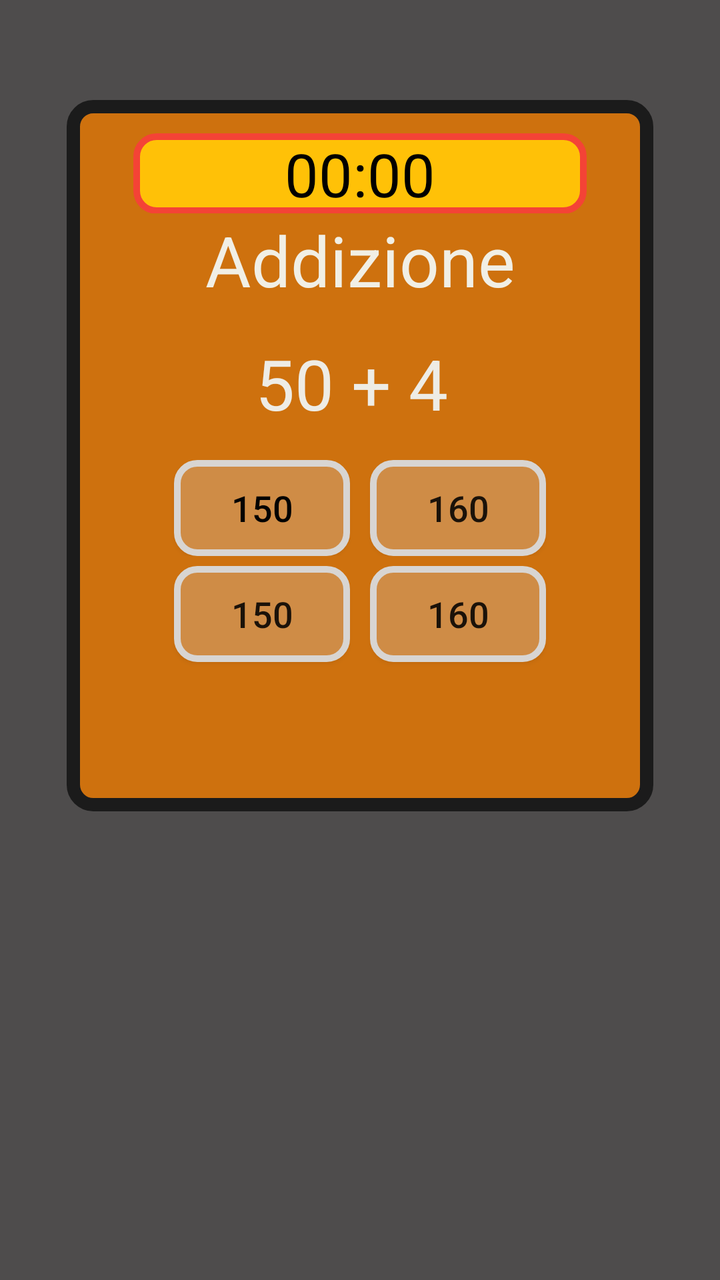
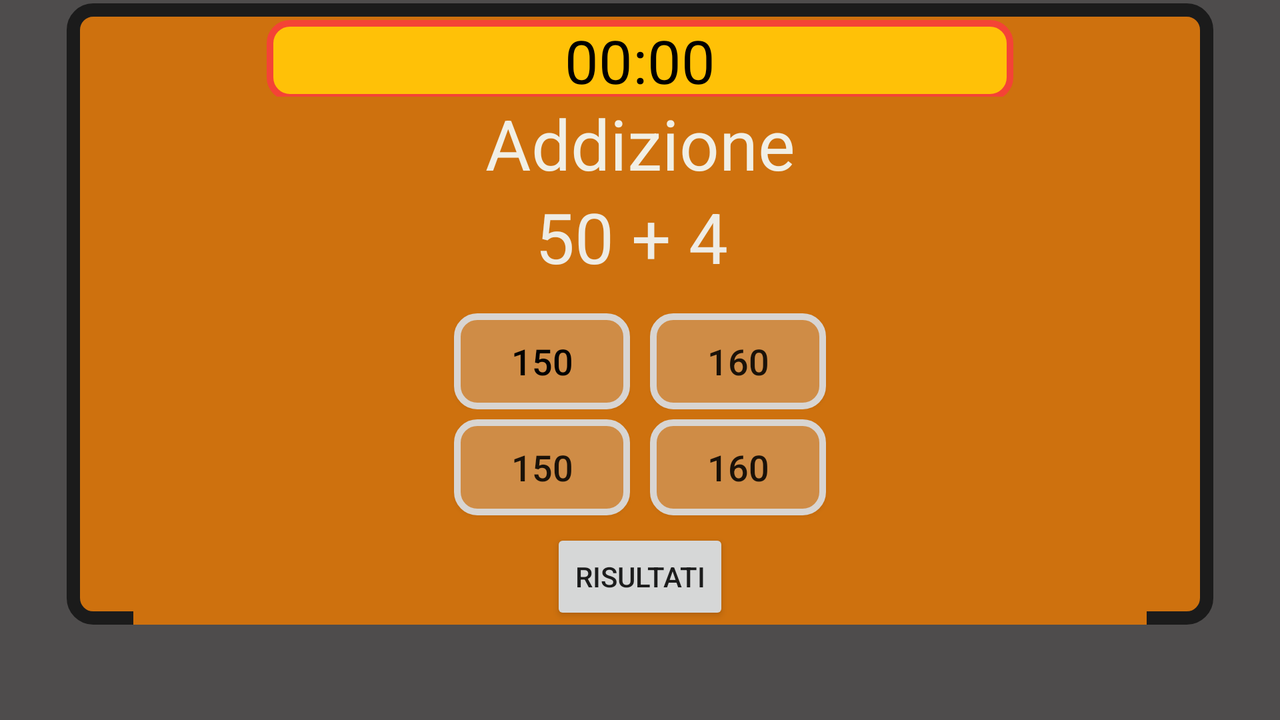

Two renders of one Android screen. The first uses the default layout on a phone; the second uses the alternative layout the repository ships for a different screen configuration, on a matching device. The two XML files are below.
<!-- AndroidManifest.xml: application theme AppTheme -->
<!-- res/layout/activity_addizione.xml -->
<?xml version="1.0" encoding="utf-8"?>
<RelativeLayout
    xmlns:android="http://schemas.android.com/apk/res/android"
    android:layout_height="match_parent"
    android:layout_width="match_parent"
    android:background="#4E4C4C"
    >

    
    <RelativeLayout
        android:layout_marginTop="150px"
        android:layout_width="wrap_content"
        android:layout_height="wrap_content"
        android:background="@drawable/quesiti"
        android:layout_marginLeft="@dimen/left_right"
        android:layout_marginRight="@dimen/left_right"
        >



    
    <LinearLayout
        android:background="@drawable/count_down"
        android:id="@+id/timezone"
        android:layout_marginLeft="@dimen/left_right_inter"
        android:layout_marginRight="@dimen/left_right_inter"
        android:layout_width="match_parent"
        android:layout_height="wrap_content"
        android:layout_marginTop="50px"
        android:orientation="horizontal"
        >

        <TextView
            android:gravity="center"
            android:id="@+id/timeText"
            android:layout_width="match_parent"
            android:layout_height="wrap_content"
            android:text="00:00"
            android:textColor="@android:color/black"
            android:textSize="30sp" />




    </LinearLayout>

    
    <LinearLayout
        android:layout_marginTop="170px"
        android:layout_marginLeft="@dimen/left_right_inter"
        android:layout_marginRight="@dimen/left_right_inter"
        android:id="@+id/llcategoriaDomanda"
        android:layout_width="match_parent"
        android:layout_height="wrap_content"
        android:background="#CE710E"
        android:orientation="horizontal"
        >
        <TextView
            android:id="@+id/categoriaDomanda"
            android:textAlignment="center"
            android:layout_width="match_parent"
            android:layout_height="wrap_content"
            android:text="Addizione"
            android:textColor="#F1EFE5"
            android:textSize="35dp">

        </TextView>
    </LinearLayout>

    
    <LinearLayout
        android:layout_below="@+id/llcategoriaDomanda"
        android:id="@+id/corpoDomanda"
        android:layout_width="match_parent"
        android:layout_height="wrap_content"
        android:layout_marginLeft="@dimen/left_right_inter"
        android:layout_marginRight="@dimen/left_right_inter"
        android:background="#CE710E"
        android:orientation="horizontal"
        >
        <TextView
            android:layout_marginTop="15dp"
            android:layout_marginBottom="15dp"
            android:id="@+id/corpoDomandaTesto"
            android:textAlignment="center"
            android:layout_width="match_parent"
            android:layout_height="wrap_content"
            android:text="50 + 4 "
            android:textColor="#EEECE5"
            android:textSize="35dp">

        </TextView>

    </LinearLayout>





    
    <LinearLayout
        android:layout_width="match_parent"
        android:layout_height="wrap_content"
        android:layout_below="@+id/corpoDomanda"
        android:layout_marginLeft="@dimen/left_right_inter"
        android:layout_marginRight="@dimen/left_right_inter"
        android:background="#CE710E"
        android:orientation="horizontal"
        android:id="@+id/corpoRisposta1"
        android:gravity="center"

        >

        <Button
            android:id="@+id/A"
            android:layout_width="wrap_content"
            android:layout_height="wrap_content"
            android:textSize="54px"
            android:text="150"
            android:background="@drawable/botton"
            android:textColor="#020202"
            android:onClick="onClickRisposta"
            android:layout_marginRight="15px"
            >

        </Button>

        <Button
            android:layout_marginLeft="15px"
            android:background="@drawable/botton"
            android:id="@+id/B"
            android:layout_width="wrap_content"
            android:layout_height="wrap_content"
            android:textSize="54px"
            android:text="160"
            android:onClick="onClickRisposta"
            >

        </Button>

    </LinearLayout>

    <LinearLayout
        android:layout_width="match_parent"
        android:layout_height="wrap_content"
        android:layout_marginLeft="@dimen/left_right_inter"
        android:layout_marginRight="@dimen/left_right_inter"
        android:layout_below="@+id/corpoRisposta1"
        android:id="@+id/corpoRisposta2"
        android:background="#CE710E"
        android:orientation="horizontal"
        android:gravity="center"
        android:paddingBottom="20px"
        >

        <Button
            android:id="@+id/C"
            android:background="@drawable/botton"
            android:layout_marginRight="15px"
            android:layout_marginTop="15px"
            android:layout_marginBottom="15px"
            android:layout_width="wrap_content"
            android:layout_height="wrap_content"
            android:textSize="54px"
            android:text="150"
            android:onClick="onClickRisposta"
            >

        </Button>
        
        <Button
            android:id="@+id/D"
            android:layout_marginLeft="15px"
            android:layout_marginTop="15px"
            android:layout_marginBottom="15px"
            android:background="@drawable/botton"
            android:layout_width="wrap_content"
            android:layout_height="wrap_content"
            android:textSize="54px"
            android:text="160"
            android:onClick="onClickRisposta"
            >

        </Button>

    </LinearLayout>




        


        <LinearLayout
            android:id="@+id/llbottoneRisultati"
            android:layout_width="match_parent"
            android:layout_height="wrap_content"
            android:layout_marginLeft="@dimen/left_right_inter"
            android:layout_marginRight="@dimen/left_right_inter"
            android:layout_below="@+id/corpoRisposta2"
            android:background="#CE710E"
            android:gravity="center"
            android:visibility="invisible"
            android:layout_marginBottom="45px"
            >

            <Button
                android:id="@+id/bottoneRisultati"
                android:layout_width="wrap_content"
                android:layout_height="wrap_content"
                android:onClick="onClickRisultati"
                android:background="@drawable/categoria"
                android:text="Risultati"
                android:visibility="invisible">

            </Button>

        </LinearLayout>

    </RelativeLayout>
</RelativeLayout>
<!-- resources referenced by this layout -->
<resources>
  <dimen name="left_right">100px</dimen>
  <dimen name="left_right_inter">100px</dimen>
  <!-- drawable botton (drawable) -->
  <?xml version="1.0" encoding="utf-8"?>
  <selector xmlns:android="http://schemas.android.com/apk/res/android">
      <item>
          <shape xmlns:android="http://schemas.android.com/apk/res/android" android:shape="rectangle">
              <solid android:color="#CF8C46" />
              <stroke android:width="10px" android:color="#D8D5D2" />
              <corners
                  android:bottomLeftRadius="10dp"
                  android:bottomRightRadius="10dp"
                  android:topLeftRadius="10dp"
                  android:topRightRadius="10dp"
                  > </corners>
          </shape>
      </item>
  </selector>
  <!-- drawable categoria (drawable) -->
  <?xml version="1.0" encoding="utf-8"?>
  <selector xmlns:android="http://schemas.android.com/apk/res/android">
      <item android:state_pressed="false">
          <shape xmlns:android="http://schemas.android.com/apk/res/android" android:shape="rectangle">
  
              <solid android:color="#CE710E" />
              <stroke android:width="15px" android:color="#F5D505" />
              <corners
                  android:bottomLeftRadius="10dp"
                  android:bottomRightRadius="10dp"
                  android:topLeftRadius="10dp"
                  android:topRightRadius="10dp"
                  > </corners>
          </shape>
  
  
      </item>
  
      <item android:state_pressed="true">
      <shape xmlns:android="http://schemas.android.com/apk/res/android" android:shape="rectangle">
  
          <solid android:color="#F5D505" />
          <stroke android:width="15px" android:color="#F5D505" />
          <corners
              android:bottomLeftRadius="10dp"
              android:bottomRightRadius="10dp"
              android:topLeftRadius="10dp"
              android:topRightRadius="10dp"
              > </corners>
      </shape>
  
      </item>
  
  </selector>
  <!-- drawable count_down (drawable) -->
  <?xml version="1.0" encoding="utf-8"?>
  <selector xmlns:android="http://schemas.android.com/apk/res/android">
      <item>
          <shape xmlns:android="http://schemas.android.com/apk/res/android" android:shape="rectangle">
              <solid android:color="#FFC107"/>
              <stroke android:width="10px" android:color="#F44336" />
              <corners
                  android:bottomLeftRadius="10dp"
                  android:bottomRightRadius="10dp"
                  android:topLeftRadius="10dp"
                  android:topRightRadius="10dp"
                  > </corners>
          </shape>
  
      </item>
  </selector>
  <!-- drawable quesiti (drawable) -->
  <?xml version="1.0" encoding="utf-8"?>
  <selector xmlns:android="http://schemas.android.com/apk/res/android">
      <item>
          <shape xmlns:android="http://schemas.android.com/apk/res/android" android:shape="rectangle">
              <solid android:color="#CE710E" />
              <stroke android:width="20px" android:color="#1B1B1B" />
              <corners
                  android:bottomLeftRadius="10dp"
                  android:bottomRightRadius="10dp"
                  android:topLeftRadius="10dp"
                  android:topRightRadius="10dp"
                  > </corners>
          </shape>
      </item>
  </selector>
  <style name="AppTheme" parent="Theme.AppCompat.Light.DarkActionBar">
          
          <item name="colorPrimary">@android:color/holo_orange_dark</item>
          <item name="colorPrimaryDark">@android:color/white</item>
          <item name="colorAccent">@android:color/black</item>
      </style>
</resources>
<!-- res/layout-land/activity_addizione.xml (the repository's variant of the layout above) -->
<!-- drawn on the phone turned sideways -->
<?xml version="1.0" encoding="utf-8"?>
<RelativeLayout
    xmlns:android="http://schemas.android.com/apk/res/android"
    android:layout_height="match_parent"
    android:layout_width="match_parent"
    android:background="#4E4C4C"
    >

    
    <RelativeLayout
        android:layout_marginTop="5px"
        android:layout_width="wrap_content"
        android:layout_height="wrap_content"
        android:background="@drawable/quesiti"
        android:layout_below="@+id/titolo"
        android:layout_marginLeft="@dimen/left_right"
        android:layout_marginRight="@dimen/left_right"

        >
        
        <LinearLayout
            android:background="@drawable/count_down"
            android:id="@+id/timezone"
            android:layout_marginLeft="300px"
            android:layout_marginRight="300px"
            android:layout_width="match_parent"
            android:layout_height="wrap_content"
            android:layout_marginTop="25px"
            android:orientation="horizontal"
            >

            <TextView
                android:gravity="center"
                android:id="@+id/timeText"
                android:layout_width="match_parent"
                android:layout_height="wrap_content"
                android:text="00:00"
                android:textColor="@android:color/black"
                android:textSize="30sp" />

        </LinearLayout>

        
        <LinearLayout
            android:layout_marginTop="140px"
            android:layout_marginLeft="@dimen/left_right_inter"
            android:layout_marginRight="@dimen/left_right_inter"
            android:id="@+id/llcategoriaDomanda"
            android:layout_width="match_parent"
            android:layout_height="wrap_content"
            android:background="#CE710E"
            android:orientation="horizontal"
            >
            <TextView
                android:id="@+id/categoriaDomanda"
                android:textAlignment="center"
                android:layout_width="match_parent"
                android:layout_height="wrap_content"
                android:text="Addizione"
                android:textColor="#F1EFE5"
                android:textSize="35dp">

            </TextView>
        </LinearLayout>

        
        <LinearLayout
            android:layout_below="@+id/llcategoriaDomanda"
            android:id="@+id/corpoDomanda"
            android:layout_width="match_parent"
            android:layout_height="wrap_content"
            android:layout_marginLeft="@dimen/left_right_inter"
            android:layout_marginRight="@dimen/left_right_inter"
            android:background="#CE710E"
            android:orientation="horizontal"
            >
            <TextView
                android:layout_marginBottom="15dp"
                android:id="@+id/corpoDomandaTesto"
                android:textAlignment="center"
                android:layout_width="match_parent"
                android:layout_height="wrap_content"
                android:text="50 + 4 "
                android:textColor="#EEECE5"
                android:textSize="35dp">

            </TextView>

        </LinearLayout>





        
        <LinearLayout
            android:layout_width="match_parent"
            android:layout_height="wrap_content"
            android:layout_below="@+id/corpoDomanda"
            android:layout_marginLeft="@dimen/left_right_inter"
            android:layout_marginRight="@dimen/left_right_inter"
            android:background="#CE710E"
            android:orientation="horizontal"
            android:id="@+id/corpoRisposta1"
            android:gravity="center"

            >

            <Button
                android:id="@+id/A"
                android:layout_width="wrap_content"
                android:layout_height="wrap_content"
                android:textSize="54px"
                android:text="150"
                android:background="@drawable/botton"
                android:textColor="#020202"
                android:onClick="onClickRisposta"
                android:layout_marginRight="15px"
                >

            </Button>

            <Button
                android:layout_marginLeft="15px"
                android:background="@drawable/botton"
                android:id="@+id/B"
                android:layout_width="wrap_content"
                android:layout_height="wrap_content"
                android:textSize="54px"
                android:text="160"
                android:onClick="onClickRisposta"
                >

            </Button>

        </LinearLayout>

        <LinearLayout
            android:layout_width="match_parent"
            android:layout_height="wrap_content"
            android:layout_marginLeft="@dimen/left_right_inter"
            android:layout_marginRight="@dimen/left_right_inter"
            android:layout_below="@+id/corpoRisposta1"
            android:id="@+id/corpoRisposta2"
            android:background="#CE710E"
            android:orientation="horizontal"
            android:gravity="center"
            android:paddingBottom="5px"
            >

            <Button
                android:id="@+id/C"
                android:background="@drawable/botton"
                android:layout_marginRight="15px"
                android:layout_marginTop="15px"
                android:layout_marginBottom="15px"
                android:layout_width="wrap_content"
                android:layout_height="wrap_content"
                android:textSize="54px"
                android:text="150"
                android:onClick="onClickRisposta"
                >

            </Button>
            
            <Button
                android:id="@+id/D"
                android:layout_marginLeft="15px"
                android:layout_marginTop="15px"
                android:layout_marginBottom="15px"
                android:background="@drawable/botton"
                android:layout_width="wrap_content"
                android:layout_height="wrap_content"
                android:textSize="54px"
                android:text="160"
                android:onClick="onClickRisposta"
                >

            </Button>

        </LinearLayout>




        


        <LinearLayout
            android:id="@+id/llbottoneRisultati"
            android:layout_width="match_parent"
            android:layout_height="wrap_content"
            android:layout_marginLeft="@dimen/left_right_inter"
            android:layout_marginRight="@dimen/left_right_inter"
            android:layout_below="@+id/corpoRisposta2"
            android:background="#CE710E"
            android:gravity="center"
            android:visibility="visible"
            >

            <Button
                android:id="@+id/bottoneRisultati"
                android:layout_width="wrap_content"
                android:layout_height="wrap_content"
                android:onClick="onClickRisultati"
                android:text="Risultati"
                android:visibility="visible">

            </Button>

        </LinearLayout>

    </RelativeLayout>
</RelativeLayout>
<!-- resources referenced by the variant -->
<!-- as the phone turned sideways resolves them -->
<resources>
  <dimen name="left_right">100px</dimen>
  <dimen name="left_right_inter">100px</dimen>
  <!-- drawable botton (drawable) -->
  <?xml version="1.0" encoding="utf-8"?>
  <selector xmlns:android="http://schemas.android.com/apk/res/android">
      <item>
          <shape xmlns:android="http://schemas.android.com/apk/res/android" android:shape="rectangle">
              <solid android:color="#CF8C46" />
              <stroke android:width="10px" android:color="#D8D5D2" />
              <corners
                  android:bottomLeftRadius="10dp"
                  android:bottomRightRadius="10dp"
                  android:topLeftRadius="10dp"
                  android:topRightRadius="10dp"
                  > </corners>
          </shape>
      </item>
  </selector>
  <!-- drawable count_down (drawable) -->
  <?xml version="1.0" encoding="utf-8"?>
  <selector xmlns:android="http://schemas.android.com/apk/res/android">
      <item>
          <shape xmlns:android="http://schemas.android.com/apk/res/android" android:shape="rectangle">
              <solid android:color="#FFC107"/>
              <stroke android:width="10px" android:color="#F44336" />
              <corners
                  android:bottomLeftRadius="10dp"
                  android:bottomRightRadius="10dp"
                  android:topLeftRadius="10dp"
                  android:topRightRadius="10dp"
                  > </corners>
          </shape>
  
      </item>
  </selector>
  <!-- drawable quesiti (drawable) -->
  <?xml version="1.0" encoding="utf-8"?>
  <selector xmlns:android="http://schemas.android.com/apk/res/android">
      <item>
          <shape xmlns:android="http://schemas.android.com/apk/res/android" android:shape="rectangle">
              <solid android:color="#CE710E" />
              <stroke android:width="20px" android:color="#1B1B1B" />
              <corners
                  android:bottomLeftRadius="10dp"
                  android:bottomRightRadius="10dp"
                  android:topLeftRadius="10dp"
                  android:topRightRadius="10dp"
                  > </corners>
          </shape>
      </item>
  </selector>
  <style name="AppTheme" parent="Theme.AppCompat.Light.DarkActionBar">
          
          <item name="colorPrimary">@android:color/holo_orange_dark</item>
          <item name="colorPrimaryDark">@android:color/white</item>
          <item name="colorAccent">@android:color/black</item>
      </style>
</resources>
